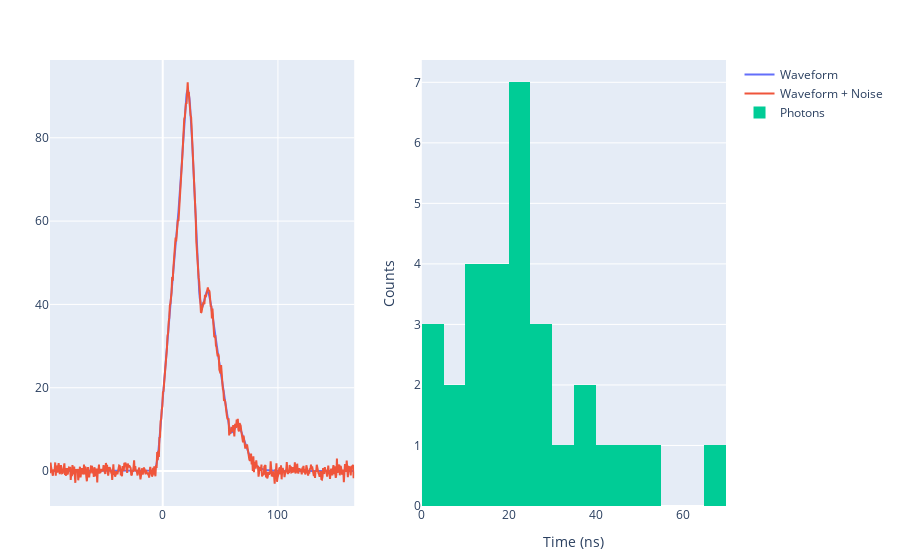

Notebook code for this chart:
### Code cell
min_time, max_time = extrema(hit_times)

min_time -= 100
max_time += 100


sampling_frequency = 2. # GHz
dt = 1/sampling_frequency # ns
values = range(min_time, max_time, step=dt)

waveform_values = evaluate_waveform(values, wf)
waveform_values_noise = add_gaussian_white_noise(waveform_values, 1)


p1 = plot(
    [
        scatter(;x=collect(values), y=waveform_values, name="Waveform"),
            scatter(; x=collect(values), y=waveform_values_noise, name="Waveform + Noise")])
p2 = plot(histogram(x=hit_times, weights=charges, xbins_start=0, xbins_end=100, xbins_size=5, name="Photons"),
            Layout(xaxis_title="Time (ns)", yaxis_title="Counts"))
p = [p1 p2] 
p

### Figure 1 — Plotly figure (JSON) as saved in the notebook; plotly's stock layout.template omitted (floating-point values rounded to 4 significant figures; data arrays with more than 128 entries replaced by an {"elided": "..."} marker saying what was removed)
{"data": [{"name": "Waveform", "type": "scatter", "x": {"elided": "529 float values"}, "xaxis": "x1", "y": {"elided": "529 float values"}, "yaxis": "y1"}, {"name": "Waveform + Noise", "type": "scatter", "x": {"elided": "529 float values"}, "xaxis": "x1", "y": {"elided": "529 float values"}, "yaxis": "y1"}, {"name": "Photons", "type": "histogram", "weights": [0.7457, 1.571, 0.002541, 1.157, 1.068, 1.319, 0.9158, 1.993, 0.8557, 1.174, 0.5755, 0.5155, 1.128, 1.158, 0.6774, 1.196, 1.098, 1.287, 1.168, 0.2951, 1.014, 0.6282, 1.198, 1.294, 0.9851, 0.4184, 1.153, 1.432, 0.03921, 1.12], "x": [25.18, 24.31, 18.44, 21.62, 15.87, 24.68, 6.015, 40.42, 15.65, 52.31, 12.74, 32.54, 39.15, 4.024, 11.08, 18.82, 14.87, 11.15, 9.732, 21.79, 39.8, 26.68, 20.97, 22.79, 46.26, 28.9, 66.32, 2.174, 3.709, 20.1], "xaxis": "x2", "xbins": {"end": 100, "size": 5, "start": 0}, "yaxis": "y2"}], "layout": {"margin": {"b": 50, "l": 50, "r": 50, "t": 60}, "xaxis1": {"anchor": "y1", "domain": [0, 0.45]}, "xaxis2": {"anchor": "y2", "domain": [0.55, 1], "title": {"text": "Time (ns)"}}, "yaxis1": {"anchor": "x1", "domain": [0, 1]}, "yaxis2": {"anchor": "x2", "domain": [0, 1], "title": {"text": "Counts"}}}}
